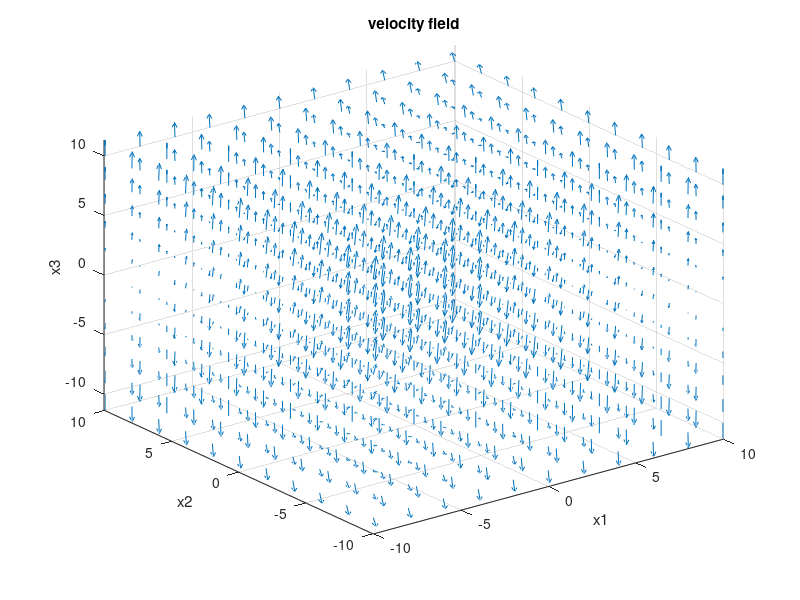
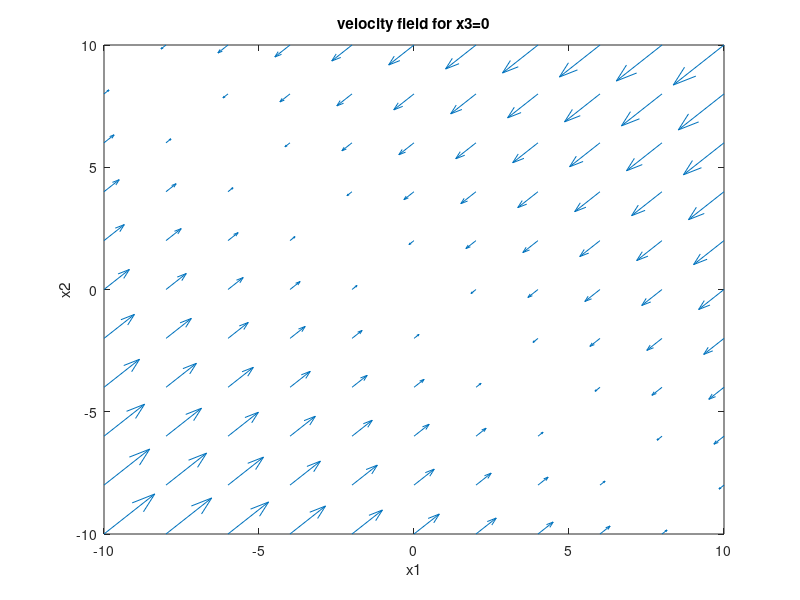
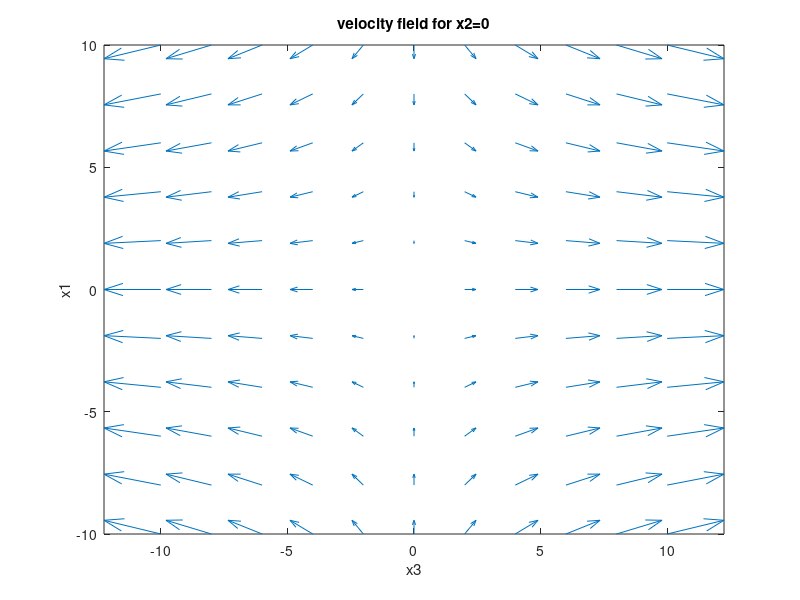
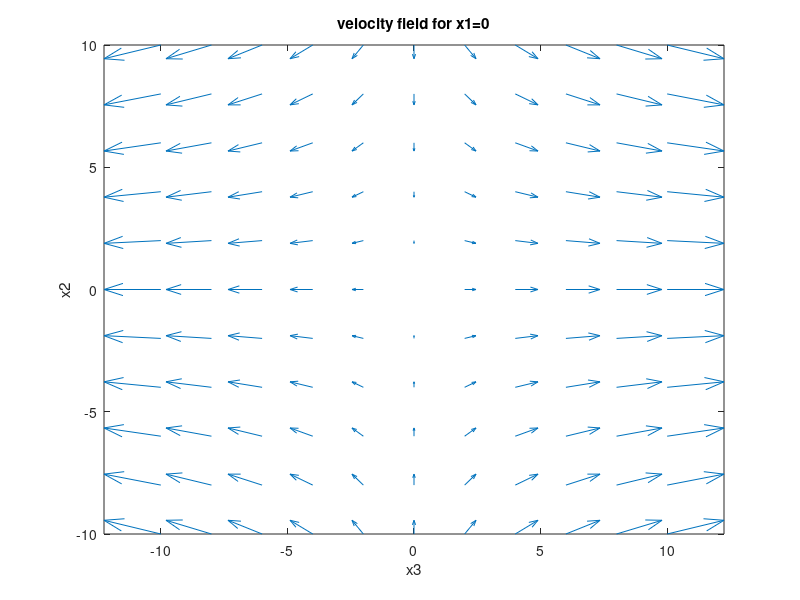

MATLAB code to generate these figures, in order:
% Neural Dynamics Exercise 6 
% Po-Hsuan Huang
% 2014/12/6
% Q1_3
% plot vector field of the matrix


%%

%% 
clear
close all

%% constants

A = [-0.5 -0.5 0; -0.5 -0.5 0; 0 0 2];  %  dynamics metrix for dx/dt = Ax
T_t = 10 ; %   total modeling time.
dt = 1e-1 ; % time stepsize
[V ,D, W] = eig(A); % calculate the right eigenvectors and Diagonalized matrix.

display (W,'right eigenvectors')

display (D,'diagonalized metrix')
%% Q1_3
% easy way.


% [x,y]=meshgrid(-10:2:10);
% 
% point= -10:2:10;
% 
% for j = 1: length(point)
% for i = 1: length(point)
% z(i,j,:) = A*[point(i);point(j);0];
% end
% end
% 
% figure(2)
% quiver(x,y,z(:,:,1),z(:,:,2));% proection on x3 =0
% xlabel('x1');
% ylabel('x2');
% title({'velocity field x3 = 0'})
% axis tight
% 
% [x,y]=meshgrid(-10:2:10);
% 
% clear z
% for i = 1: length(point)
% for k = 1: length(point)
% z(i,k,:) = A*[point(i);0 ;point(k)];
% end
% end
% figure(3)
% quiver(x,y,z(:,:,3),z(:,:,1)); % proection on x3 =0
% xlabel('x3');
% ylabel('x1');
% title({'velocity field'})
% axis tight
% 
% 
% clear z
% for j = 1: length(point)
% for k = 1: length(point)
% z(j,k,:) = A*[0;point(j);point(k)];
% end
% end
% figure(4)
% quiver(x,y,z(:,:,3),z(:,:,2)); % proection on x3 =0
% xlabel('x3');
% ylabel('x2');
% title({'velocity field'})
% axis tight



%% faster way to plot, but didn't figure out how to do it correctly
% fix on axis, and plot the rest two.
point= -10:2:10;
clear z
for j = 1: length(point)
for i = 1: length(point)
for k = 1: length(point)
z(i,j,k,:) = A*[point(i);point(j);point(k)];

u(i,j,k,:)= D*[point(i) ;point(j); point(k)]; % y is the vector field is eigen space.
end
end
end
[x,y,w]=meshgrid(-10:2:10);

figure(1)
quiver3(x,y,w,z(:,:,:,1),z(:,:,:,2),z(:,:,:,3)); % proection on x3 =0
xlabel('x1');
ylabel('x2');
zlabel('x3');
title({'velocity field'})
axis tight

figure(2)
quiver(x(:,:,6),y(:,:,6),z(:,:,6,1),z(:,:,6,2)); % proection on x2 =0
xlabel('x1');
ylabel('x2');
title({'velocity field for x3=0'})
axis tight

figure(3)
z2 = permute(z,[1 3 2 4]);
quiver(x(:,:,6),y(:,:,6),z2(:,:,6,3),z2(:,:,6,1)); % proection on x2 =0
xlabel('x3');
ylabel('x1');
title({'velocity field for x2=0'})
axis tight

figure(4)
z3= permute(z,[2,3,1,4]);
quiver(x(:,:,6),y(:,:,6),z3(:,:,6,3),z3(:,:,6,2)); % proection on x1 =0
xlabel('x3');
ylabel('x2');
title({'velocity field for x1=0'})
axis tight

%% Q1_4 projection on eigen space.

figure(5)
quiver3(x,y,w,u(:,:,:,1),u(:,:,:,2),u(:,:,:,3)); % proection on x3 =0
xlabel('v1');
ylabel('v2');
zlabel('v3');
title({'velocity field'})
axis tight

figure(6)
quiver(x(:,:,6),y(:,:,6),u(:,:,6,2),u(:,:,6,1));% proection on x3 =0
xlabel('v2');
ylabel('v1');
title({'velocity field e1=[0.7 0.7 0], e2=[0.7 -0.7 0]'})
axis tight

figure(7)
u2 = permute(u,[1 3 2 4]);
quiver(x(:,:,6),y(:,:,6),u2(:,:,6,3),u2(:,:,6,1)); % proection on x2 =0
xlabel('v3');
ylabel('v1');
title({'velocity field for e1=[0.7 0.7 0], e3=[0 0 1]'})
axis tight

figure(8)
u3= permute(u,[2,3,1,4]);
quiver(x(:,:,6),y(:,:,6),u3(:,:,6,3),u3(:,:,6,2)); % proection on x1 =0
xlabel('v3');
ylabel('v2');
title({'velocity field for e2=[0.7 -0.7 0], e3=[0 0 1]'})
axis tight










